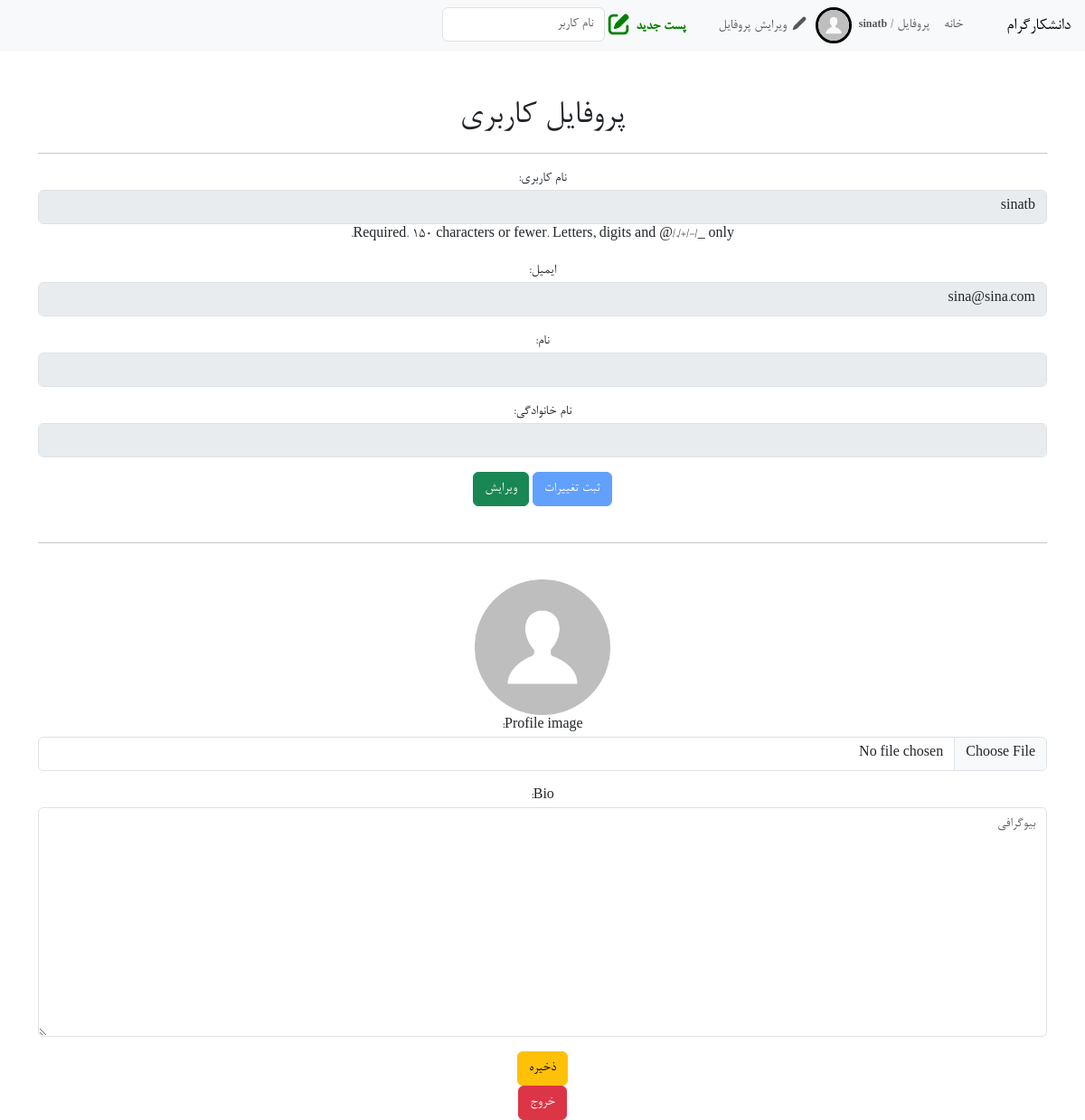
The page /profile/ (signed in) on the database as committed earlier.
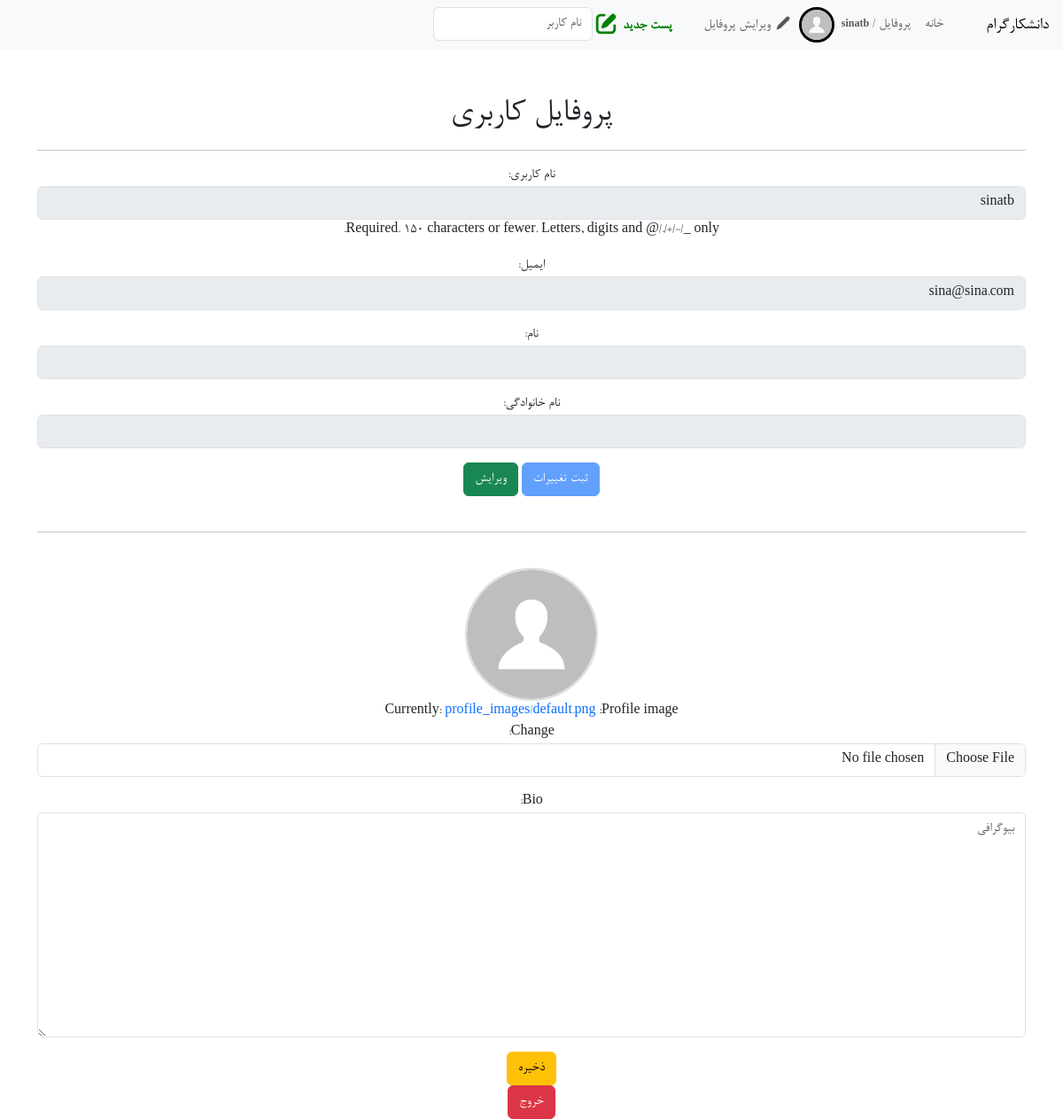
The same page on the database as committed later.
### users/models.py (models this page shows)
class Profile(models.Model):
    user = models.OneToOneField(User, on_delete=models.CASCADE, related_name='profile')
    profile_image = models.ImageField(upload_to='profile_images/', default="profile_images/default.png", blank=False, null=False)
    bio = models.TextField(max_length=100,blank=True, null=True)

### users/views.py (the view)
# urls.py: path('profile/',views.profile_view,name='profile'),
@login_required
def profile_view(request):
    try:
        profiledata = Profile.objects.get(user=request.user)
    except Profile.DoesNotExist:
        profiledata = None
    if request.method == 'POST':
        submitbutton = request.POST.get("submit_button")
        if submitbutton == "form2":
            form2 = ProfileImage(request.POST, request.FILES, instance=profiledata)
            if form2.is_valid():
                savepic = form2.save(commit=False)
                savepic.user = request.user
                savepic.save()
                return redirect("profile")
            else:
                form2 = ProfileImage(instance=profiledata)
        if submitbutton == "form1":
            form = ProfileForm(request.POST, instance=request.user)
            if form.is_valid():
                form.save()
                messages.success(request, 'اطلاعات پروفایل شما با موفقیت ذخیره شد.')
                return redirect('profile')
    else:
        form = ProfileForm(instance=request.user)
        form2 = ProfileImage(instance=profiledata)
    try:
        form
    except NameError:
        pass
    else:
        try:
            form2
        except NameError:
            return render(request, 'profile.html', {'form': form})
        else:
            return render(request, 'profile.html', {'form': form,'form2':form2, 'profiledata':profiledata})

### users/forms.py
class ProfileForm(forms.ModelForm):
    class Meta:
        model = User
        fields = ['username','email','first_name', 'last_name']
        labels = {
            'username':'نام کاربری',
            'email':'ایمیل',
            'first_name':'نام',
            'last_name':'نام خانوادگی',
        }
        widgets = {
            'username': forms.TextInput(attrs={
                'class':'form-control',
                'disabled':'disabled',
            }),
            'email': forms.TextInput(attrs={
                'class':'form-control',
                'disabled':'disabled',
            }),
            'first_name': forms.TextInput(attrs={
                'class':'form-control',
                'disabled':'disabled',
            }),
            'last_name': forms.TextInput(attrs={
                'class':'form-control',
                'disabled':'disabled',
            }),
        }

### users/templates/profile.html (shortened to what this page needs)
{% extends 'base.html' %}
{% block content%}
<h1>
    پروفایل کاربری
</h1>
<hr>
<form method="post">
    {{ form.as_p }}
    <button class="btn btn-primary" id="submitedit" name="submit_button" value="form1">ثبت تغییرات</button>
    <button id="editbutton" onclick="enableedit()" class="btn btn-success">ویرایش</button>
</form>
<br>
<hr>
<br>
<div>
    {% if profiledata %}
        <img src="/media/{{ profiledata.profile_image}}" class="round-image" width="150" height="150">
    {% else %}
        <img src="/media/profile_images/default.png"  width="150" height="150">
    {% endif %}
</div>
<form method="post" enctype="multipart/form-data">
    {{ form2.as_p }}
    <button type="submit" name="submit_button" class="btn btn-warning" value="form2">ذخیره</button>
</form>
<a href="{% url 'logout' %}"><button class="btn btn-danger ">خروج</button></a>
{% endblock %}

### core/templates/navbar.html (shortened to what this page needs)
<nav class="navbar navbar-expand-lg navbar-light bg-light">
    <a class="navbar-brand" href="{% url 'home'%}">دانشکارگرام</a>
    <div class="collapse navbar-collapse" id="navbarSupportedContent">
      <ul class="navbar-nav mr-auto">
        <li class="nav-item active">
          <a class="nav-link" href="{% url 'home' %}">خانه</a>
        </li>
        {% if request.user.is_authenticated %}
          <li class="nav-item">
            <a class="nav-link" href="{% url 'user_profile' request.user.id  %}">پروفایل  / <b><span style="font-size: 12px;">{{ request.user.username }}</span></b></a>
          </li>
          <li class="nav-item">
            {% if profilepic.profile_image %}
              <img src="/media/{{ profilepic.profile_image }} " style="width: 40px; height:40px; position: relative; border: 3px solid black; border-radius: 100%; " >
            {% else %}
              <img src="/media/profile_images/default.png " style="width: 40px; height:40px; position: relative; border: 3px solid black; border-radius: 100%; " >
            {% endif %}
          </li>
          <li class="nav-item">
            <a class="nav-link" href="{% url 'profile' %}">
              ویرایش پروفایل</a>
          </li>
          <li class="nav-item">
            <div class="container">
                <div class="row">
                    <div class="col-2">
                    </div>
                </div>
            </div>
          </li>
          <li class="nav-item mt-1">
            <a href="{% url 'write' %}">
              <b style="color: green;">
                پست جدید
              </b>
            </a>
          </li>
        {% endif %}
        <li class="nav-item">
          <form method="get" autocomplete="off" action="/search">
              <input type="text" class="form-control" id="search" name="query" placeholder="نام کاربر">
          </form>
        </li>
      </ul>
    </div>
  </nav>

Rows that differ between the two databases and show on the page:
added Profile: profile_image (placeholder picture)
Other text that changed with them:
text no longer shown: "Profile image: Bio:"
text now shown: "Profile image: Currently: profile_images/default.png Change: Bio:"
